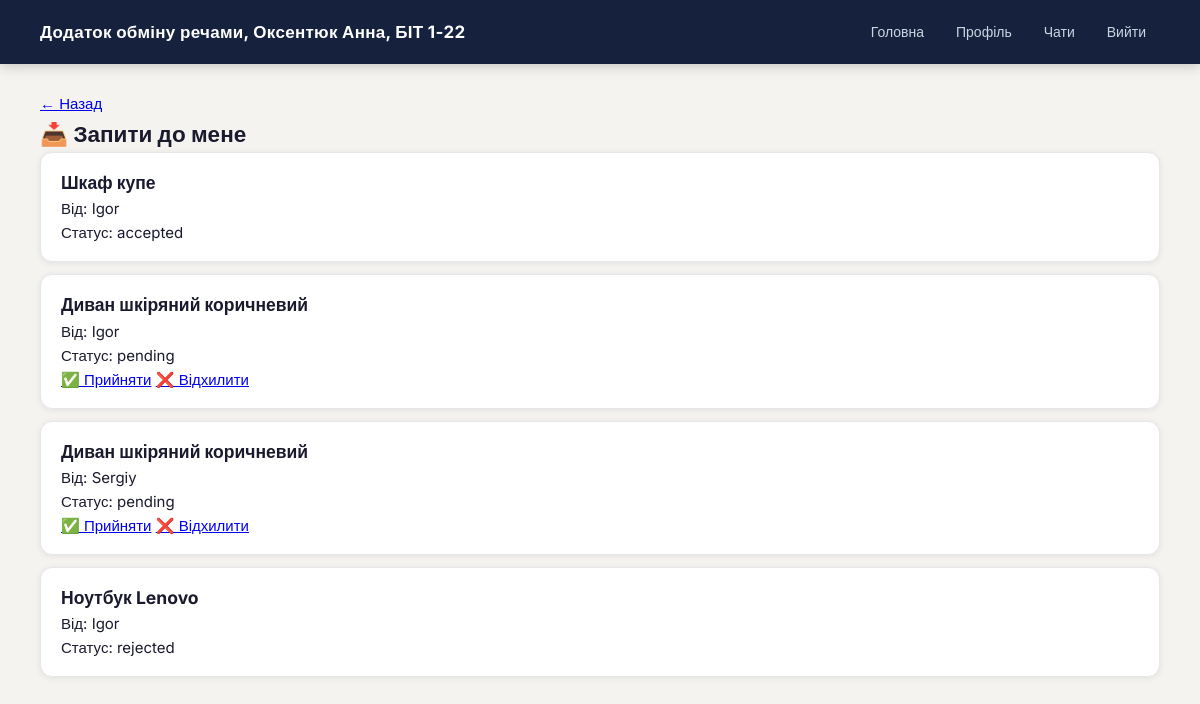
The page /requests-to-me/ (signed in) on the database its author committed.
### main/models.py (models this page shows, shortened)
class ExchangeRequest(models.Model):
    STATUS_CHOICES = [
        ('pending', 'Очікує'),
        ('accepted', 'Прийнято'),
        ('rejected', 'Відхилено'),
    ]
    item = models.ForeignKey(Item, on_delete=models.CASCADE)
    requester = models.ForeignKey(User, on_delete=models.CASCADE)
    message = models.TextField(blank=True)
    status = models.CharField(
        max_length=10,
        choices=STATUS_CHOICES,
        default='pending'
    )
    created_at = models.DateTimeField(auto_now_add=True)

class Item(models.Model):
    title = models.CharField(max_length=100)          # назва речі
    description = models.TextField()                  # опис
    image = models.ImageField(upload_to='items/', blank=True, null=True)  # фото
    category = models.ForeignKey(Category, on_delete=models.SET_NULL, null=True)
    owner = models.ForeignKey(User, on_delete=models.CASCADE)
    available = models.BooleanField(default=True)     # чи доступна річ

### main/views.py (the view)
# urls.py: path('requests-to-me/', views.requests_to_me, name='requests_to_me'),
@login_required
def requests_to_me(request):
    requests = ExchangeRequest.objects.filter(item__owner=request.user)
    return render(request, 'main/requests_to_me.html', {'requests': requests})

### main/templates/main/requests_to_me.html
{% extends 'main/base.html' %}
{% block content %}
<a href="{% url 'profile' %}">← Назад</a>
<h2>📥 Запити до мене</h2>
{% for req in requests %}
<div class="card">
    <h3>{{ req.item.title }}</h3>
    <p>Від: {{ req.requester.username }}</p>
    <p>Статус: {{ req.status }}</p>
    {% if req.status == 'pending' %}
        <a href="{% url 'update_request_status' req.id 'accept' %}">✅ Прийняти</a>
        <a href="{% url 'update_request_status' req.id 'reject' %}">❌ Відхилити</a>
    {% endif %}
</div>
{% empty %}
    <p>Немає запитів</p>
{% endfor %}
{% endblock %}

### main/static/css/style.css (style rules this page uses)
:root { --bg: #F5F3EF; --dark: #1A1A2E; --navbar-bg: #16213E; --accent: #E94560; --accent-hover: #c73652; --secondary: #0F3460; --text: #1A1A2E; --text-muted: #6B7280; --card: #FFFFFF; --border: #E5E7EB; --shadow: rgba(0, 0, 0, 0.08); }
* { box-sizing: border-box; margin: 0; padding: 0; }
body { font-family: 'Inter', Arial, sans-serif; background-color: var(--bg); color: var(--text); line-height: 1.6; font-size: 15px; }
.card { background: var(--card); padding: 16px 20px; border-radius: 12px; margin-bottom: 12px; border: 1px solid var(--border); box-shadow: 0 1px 6px var(--shadow); }

### rows shown on the page
ExchangeRequest: item "Шкаф купе", requester.username "Igor", status "accepted"
ExchangeRequest: item "Диван шкіряний коричневий", requester.username "Igor", status "pending", shows "✅ Прийняти"
ExchangeRequest: item "Диван шкіряний коричневий", requester.username "Sergiy", status "pending", shows "✅ Прийняти"
ExchangeRequest: item "Ноутбук Lenovo", requester.username "Igor", status "rejected"
